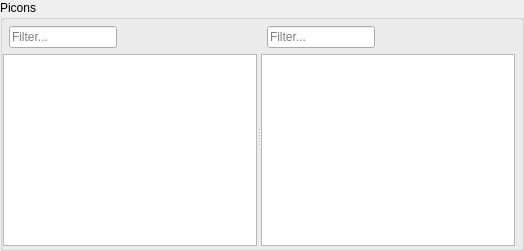
          <widget class="QWidget" name="picon_page">
           <layout class="QGridLayout" name="picons_page_layout">
            <property name="leftMargin">
             <number>0</number>
            </property>
            <property name="topMargin">
             <number>0</number>
            </property>
            <property name="rightMargin">
             <number>0</number>
            </property>
            <property name="bottomMargin">
             <number>0</number>
            </property>
            <item row="0" column="0">
             <widget class="QGroupBox" name="picon_group_box">
              <property name="title">
               <string>Picons</string>
              </property>
              <layout class="QGridLayout" name="picon_group_box_layout">
               <property name="leftMargin">
                <number>0</number>
               </property>
               <property name="topMargin">
                <number>6</number>
               </property>
               <property name="rightMargin">
                <number>6</number>
               </property>
               <property name="bottomMargin">
                <number>2</number>
               </property>
               <property name="spacing">
                <number>6</number>
               </property>
               <item row="0" column="0">
                <widget class="QStackedWidget" name="picons_stacked_widget">
                 <property name="currentIndex">
                  <number>0</number>
                 </property>
                 <widget class="QWidget" name="picon_explorer_page">
                  <layout class="QGridLayout" name="picon_explorer_layout">
                   <property name="leftMargin">
                    <number>0</number>
                   </property>
                   <property name="topMargin">
                    <number>0</number>
                   </property>
                   <property name="rightMargin">
                    <number>0</number>
                   </property>
                   <property name="bottomMargin">
                    <number>0</number>
                   </property>
                   <property name="horizontalSpacing">
                    <number>6</number>
                   </property>
                   <item row="0" column="0">
                    <widget class="QSplitter" name="picon_splitter">
                     <property name="orientation">
                      <enum>Qt::Horizontal</enum>
                     </property>
                     <widget class="QWidget" name="layoutWidget">
                      <layout class="QVBoxLayout" name="picon_src_layout">
                       <item>
                        <layout class="QHBoxLayout" name="picon_src_top_layout">
                         <property name="leftMargin">
                          <number>6</number>
                         </property>
                         <property name="rightMargin">
                          <number>6</number>
                         </property>
                         <item>
                          <widget class="QLineEdit" name="picon_src_filter_edit">
                           <property name="sizePolicy">
                            <sizepolicy hsizetype="Fixed" vsizetype="Fixed">
                             <horstretch>0</horstretch>
                             <verstretch>0</verstretch>
                            </sizepolicy>
                           </property>
                           <property name="inputMask">
                            <string notr="true"/>
                           </property>
                           <property name="text">
                            <string notr="true"/>
                           </property>
                           <property name="placeholderText">
                            <string>Filter...</string>
                           </property>
                           <property name="clearButtonEnabled">
                            <bool>true</bool>
                           </property>
                          </widget>
                         </item>
                         <item>
                          <spacer name="picon_src_top_spacer">
                           <property name="orientation">
                            <enum>Qt::Horizontal</enum>
                           </property>
                           <property name="sizeHint" stdset="0">
                            <size>
                             <width>40</width>
                             <height>20</height>
                            </size>
                           </property>
                          </spacer>
                         </item>
                        </layout>
                       </item>
                       <item>
                        <widget class="QTableView" name="picon_src_view">
                         <property name="editTriggers">
                          <set>QAbstractItemView::NoEditTriggers</set>
                         </property>
                         <property name="selectionMode">
                          <enum>QAbstractItemView::ExtendedSelection</enum>
                         </property>
                         <property name="selectionBehavior">
                          <enum>QAbstractItemView::SelectRows</enum>
                         </property>
                        </widget>
                       </item>
                      </layout>
                     </widget>
                     <widget class="QWidget" name="layoutWidget_2">
                      <layout class="QVBoxLayout" name="picon_dst_layout">
                       <item>
                        <layout class="QHBoxLayout" name="picon_dst_top_layout">
                         <property name="leftMargin">
                          <number>6</number>
                         </property>
                         <property name="rightMargin">
                          <number>6</number>
                         </property>
                         <item>
                          <widget class="QLineEdit" name="picon_dest_filter_edit">
                           <property name="sizePolicy">
                            <sizepolicy hsizetype="Fixed" vsizetype="Fixed">
                             <horstretch>0</horstretch>
                             <verstretch>0</verstretch>
                            </sizepolicy>
                           </property>
                           <property name="text">
                            <string notr="true"/>
                           </property>
                           <property name="placeholderText">
                            <string>Filter...</string>
                           </property>
                           <property name="clearButtonEnabled">
                            <bool>true</bool>
                           </property>
                          </widget>
                         </item>
                         <item>
                          <spacer name="picon_top_spacer">
                           <property name="orientation">
                            <enum>Qt::Horizontal</enum>
                           </property>
                           <property name="sizeHint" stdset="0">
                            <size>
                             <width>40</width>
                             <height>20</height>
                            </size>
                           </property>
                          </spacer>
                         </item>
                        </layout>
                       </item>
                       <item>
                        <widget class="QTreeView" name="picon_dst_view">
                         <property name="editTriggers">
                          <set>QAbstractItemView::NoEditTriggers</set>
                         </property>
                        </widget>
                       </item>
                      </layout>
                     </widget>
                    </widget>
                   </item>
                  </layout>
                 </widget>
                 <widget class="QWidget" name="picon_downloader_page"/>
                </widget>
               </item>
              </layout>
             </widget>
            </item>
           </layout>
          </widget>
